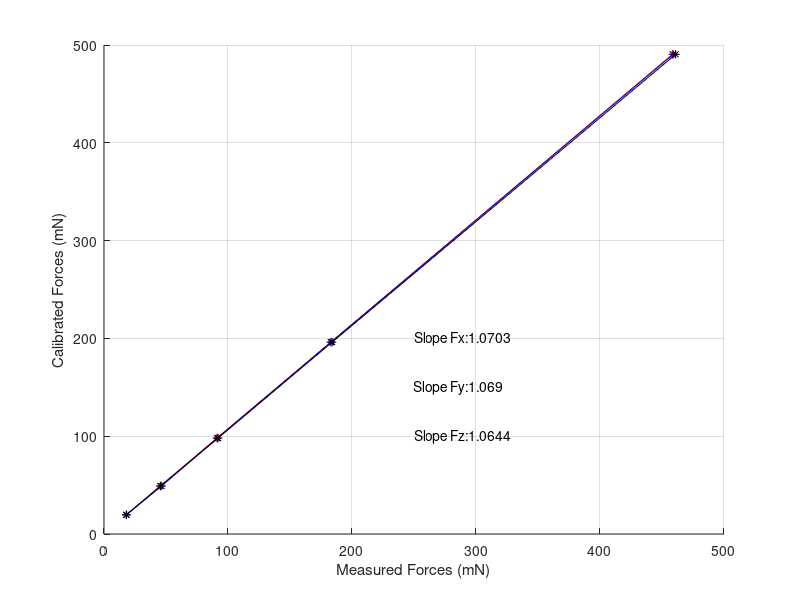

This chart was generated by the following MATLAB code:
% Determine Calibration Curve
% 9/3/19
clear all; close all; clc;

masses = [2,5,10,20,50]*10^-3; %[kg]
weights = 9.809*masses; % [N]
weights = weights*10^3; % [mN]
Fx = [18.2,45.5,91,183,458.5]; %[mN]
Fy = [18.0,46.5,91.5,183,459]; %[mN]
Fz = [18.0,45.5,92.0,184,461]; %[mN]

figure(1); grid on; hold on;
xlabel('Measured Forces (mN)');
ylabel('Calibrated Forces (mN)'); 
plot(Fx,weights,'r*-','LineWidth',0.1);
plot(Fy,weights,'b*-','LineWidth',0.1);
plot(Fz,weights,'k*-','LineWidth',0.1);

Ax = Fx'\weights';
Ay = Fy'\weights';
Az = Fz'\weights';

text(250,200,strcat('Slope Fx:  ',num2str(Ax)));
text(250,150,strcat('Slope Fy:  ',num2str(Ay)));
text(250,100,strcat('Slope Fz:  ',num2str(Az)));

